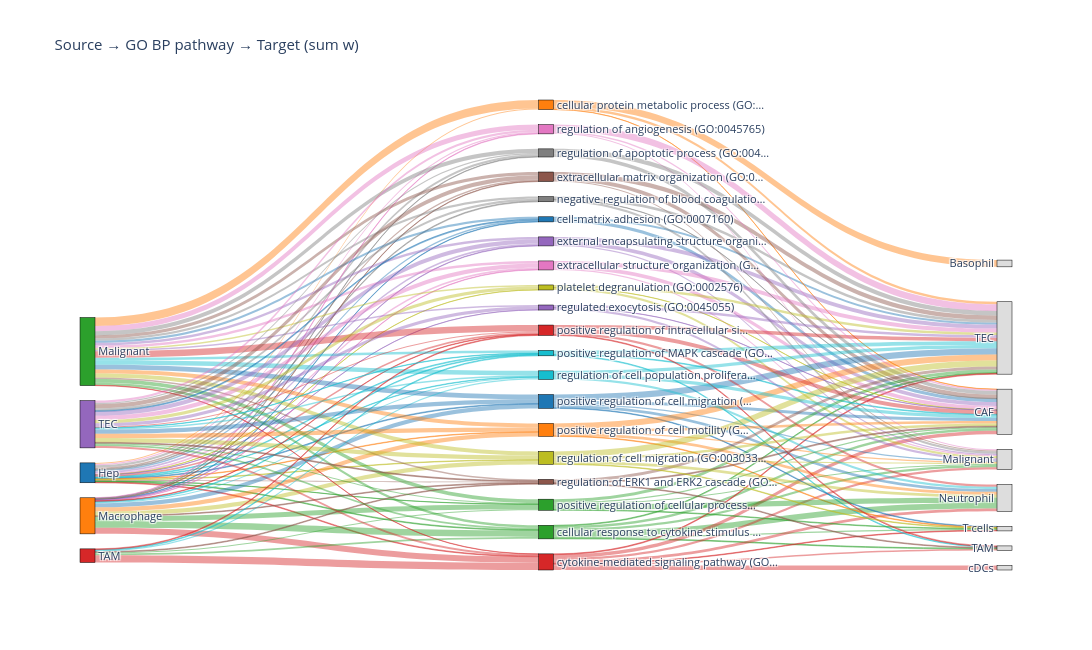

Write notebook code for a chart like this one.
### Code cell
# 1) Universo (usa tu TOP-45 por Jaccard o el dff amplio)
df_use = dff.copy()   # o df_top.copy()

# 2) Fuentes de interés
sources_wanted = ['Malignant','TECs','TAMs','Hepatocytes','Macrophages']

# 3) (Opcional) Si ya corriste GSEA y tienes res_src, úsalo para elegir términos
#    res_src = normalize_gsea_cols(res_src)

# 4) Sankey por vías (GO BP), seleccionando hasta 20 términos y reparto proporcional
fig_go, flows_go = sankey_pathway_from_lr(
    df_use,
    gene_sets='GO_Biological_Process_2021',  # o un dict / .gmt
    res_src=None,            # o res_src si quieres escoger desde GSEA
    fdr_th=0.10, top_per_source=5,
    max_terms=20,
    sources_wanted=sources_wanted,
    assign='proportional',   # 'binary' si prefieres asignación 1/|vías|
    min_flow=0.0,
    title='Source → GO BP pathway → Target (sum w)',
    figure_size=(1200,650)
)
fig_go.show()

# (Opcional) Guarda a HTML
fig_go.write_html("/home/mdiaz/HCC_project/MERGED_analysis/figures/AllInteractions_sankey_go.html", include_plotlyjs="cdn")

### Figure 1 — Plotly figure (JSON) as saved in the notebook; plotly's stock layout.template omitted (floating-point values rounded to 4 significant figures; data arrays with more than 128 entries replaced by an {"elided": "..."} marker saying what was removed)
{"data": [{"link": {"color": {"elided": "156 str values"}, "label": {"elided": "156 str values"}, "source": {"elided": "156 int values"}, "target": {"elided": "156 int values"}, "value": {"elided": "156 float values"}}, "node": {"color": ["#1f77b4", "#ff7f0e", "#2ca02c", "#d62728", "#9467bd", "#1f77b4", "#ff7f0e", "#2ca02c", "#d62728", "#9467bd", "#8c564b", "#e377c2", "#7f7f7f", "#bcbd22", "#17becf", "#1f77b4", "#ff7f0e", "#2ca02c", "#d62728", "#9467bd", "#8c564b", "#e377c2", "#7f7f7f", "#bcbd22", "#17becf", "#dddddd", "#dddddd", "#dddddd", "#dddddd", "#dddddd", "#dddddd", "#dddddd", "#dddddd"], "label": ["Hep", "Macrophage", "Malignant", "TAM", "TEC", "cell-matrix adhesion (GO:0007160)", "cellular protein metabolic process (GO:…", "cellular response to cytokine stimulus …", "cytokine-mediated signaling pathway (GO…", "external encapsulating structure organi…", "extracellular matrix organization (GO:0…", "extracellular structure organization (G…", "negative regulation of blood coagulatio…", "platelet degranulation (GO:0002576)", "positive regulation of MAPK cascade (GO…", "positive regulation of cell migration (…", "positive regulation of cell motility (G…", "positive regulation of cellular process…", "positive regulation of intracellular si…", "regulated exocytosis (GO:0045055)", "regulation of ERK1 and ERK2 cascade (GO…", "regulation of angiogenesis (GO:0045765)", "regulation of apoptotic process (GO:004…", "regulation of cell migration (GO:003033…", "regulation of cell population prolifera…", "Basophil", "CAF", "Malignant", "Neutrophil", "T cells", "TAM", "TEC", "cDCs"], "line": {"color": "black", "width": 0.5}, "pad": 15, "thickness": 15}, "type": "sankey", "valueformat": ".3f"}], "layout": {"font": {"size": 11}, "height": 650, "title": {"text": "Source → GO BP pathway → Target (sum w)"}, "width": 1200}}
